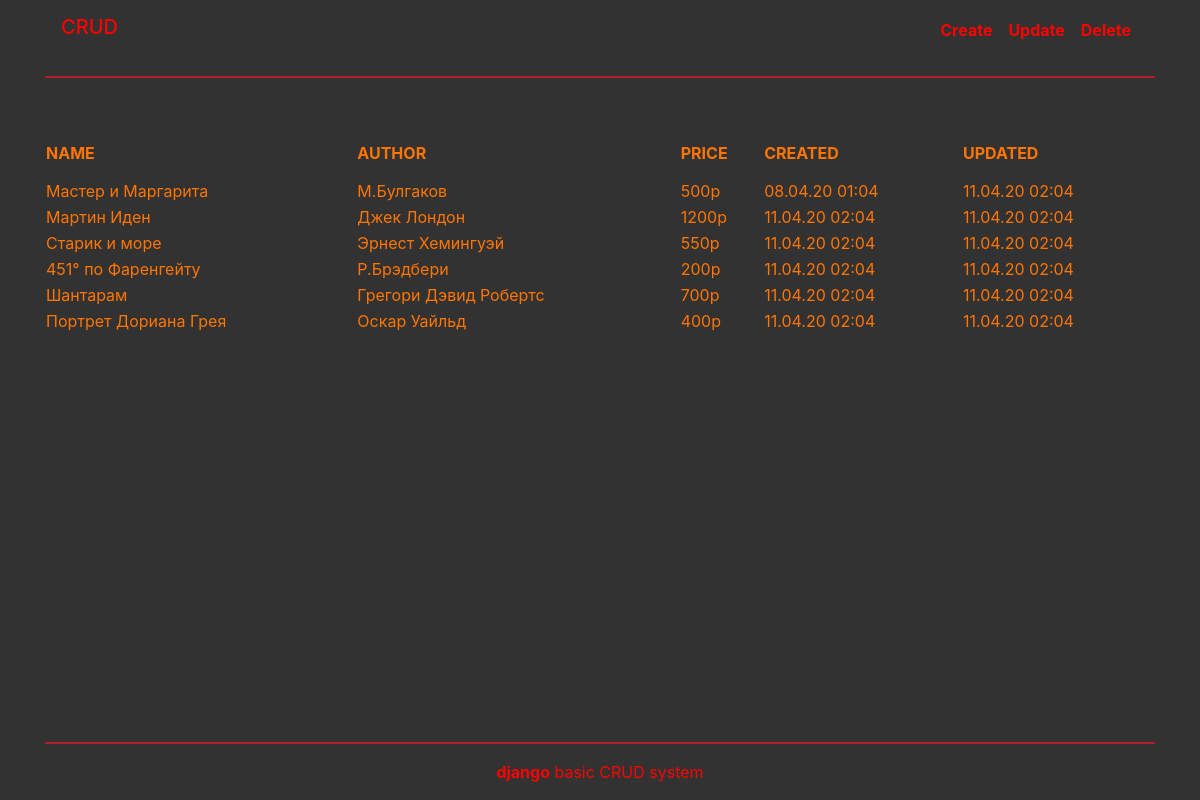
The page / on the database its author committed.
### crud/models.py (models this page shows, shortened)
class Books(models.Model):
    name = models.CharField(max_length=200)
    created_at = models.DateTimeField(auto_now_add=True)
    updated_at = models.DateTimeField(auto_now=True)
    price = models.IntegerField()
    author = models.CharField(blank=False, max_length=200)

### crud/views.py (the view)
# urls.py: url(r'$^', views.index),
def index(request):
   books = Books.objects.all()
   book = {'books':books}
   return render(request, 'base.html', book)

### crud/templates/base.html (shortened to what this page needs)
{% load static %}
<!DOCTYPE html>
<html lang="en">
<head>
    <link rel="stylesheet" href='{% static "css/bootstrap.css" %}'>
    <link type="text/css" rel="stylesheet" href='{% static "css/style.css" %}'>
</head>
<body>
<header>
    <div class="container">
         <nav class="n navbar navbar-expand-lg">
             <div class="nvb">
                  <h3><a class="navbar-brand" href="/">CRUD</a></h3>
             </div>
            <div class="menu collapse navbar-collapse justify-content-end" id="burger">
                    <ul class="navbar-nav">
                        <li class="nav-item">
                            <a href="/create/" class="nav-link active"><b>Create</b></a>
                        </li>
                          <li class="nav-item">
                             <a class="nav-link" href="/update/"><b>Update</b></a>
                         </li>
                          <li class="nav-item">
                             <a class="nav-link" href="/delete/"><b>Delete</b></a>
                         </li>
                     </ul>
            </div>
            </nav>
        <hr>
    </div>
</header>
<div class="container">
    {% block content %}
    <table class="container">
        <thead>
            <tr>
                <th>NAME</th>
                <th>AUTHOR</th>
                <th>PRICE</th>
                <th>CREATED</th>
                <th>UPDATED</th>
            </tr>
            </thead>
            {% for i in books %}
            <tr>
                <td>{{i.name}}</td>
                <td>{{i.author}}</td>
                <td>{{i.price }}<span>р</span></td>
                <td>{{i.created_at|date:"d.m.y h:m"}}</td>
                <td>{{i.updated_at|date:"d.m.y h:m" }}</td>
            </tr>
            {% endfor %}
        </table>
   {% endblock %}
</div>
<footer>
    <div class="container">
        <div class="container fixed-bottom text-center ">
            <hr>
            <p><b>django</b> basic CRUD system</p>
         </div>
    </div>
</footer>
</body>
</html>

### crud/static/css/style.css (style rules this page uses)
body { background: #323232; }
hr { border: none; color: red; background-color: #b21f2d; height: 2px; }
header h3, ul { color: green; }
footer p { color: red; }
th { height: 50px; }
table { color: #ff7502; margin-top: 50px; border-collapse: collapse; width: 100%; }
header a { color: red; }

### rows shown on the page
Books: name "Мастер и Маргарита", author "М.Булгаков", price "500", created_at "08.04.20 01:04", updated_at "11.04.20 02:04"
Books: name "Мартин Иден", author "Джек Лондон", price "1200", created_at "11.04.20 02:04", updated_at "11.04.20 02:04"
Books: name "Старик и море", author "Эрнест Хемингуэй", price "550", created_at "11.04.20 02:04", updated_at "11.04.20 02:04"
Books: name "451° по Фаренгейту", author "Р.Брэдбери", price "200", created_at "11.04.20 02:04", updated_at "11.04.20 02:04"
Books: name "Шантарам", author "Грегори Дэвид Робертс", price "700", created_at "11.04.20 02:04", updated_at "11.04.20 02:04"
Books: name "Портрет Дориана Грея", author "Оскар Уайльд", price "400", created_at "11.04.20 02:04", updated_at "11.04.20 02:04"
